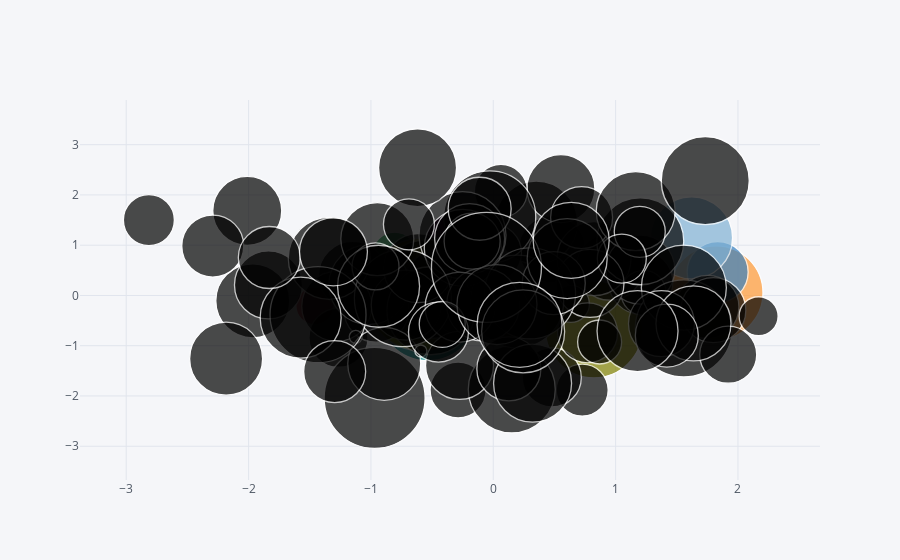

Notebook cell for this chart:
### Code cell
df.iplot(kind='bubble',x='A',y='B',size='C')
